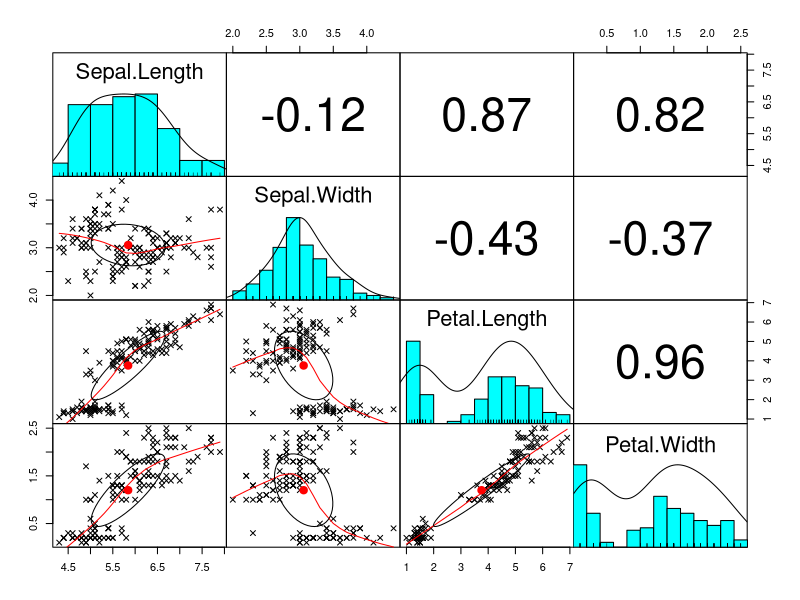
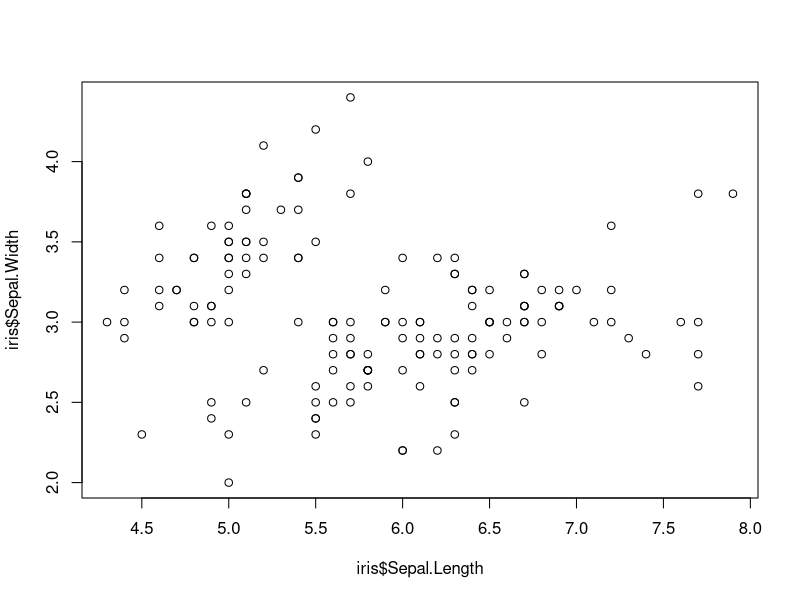
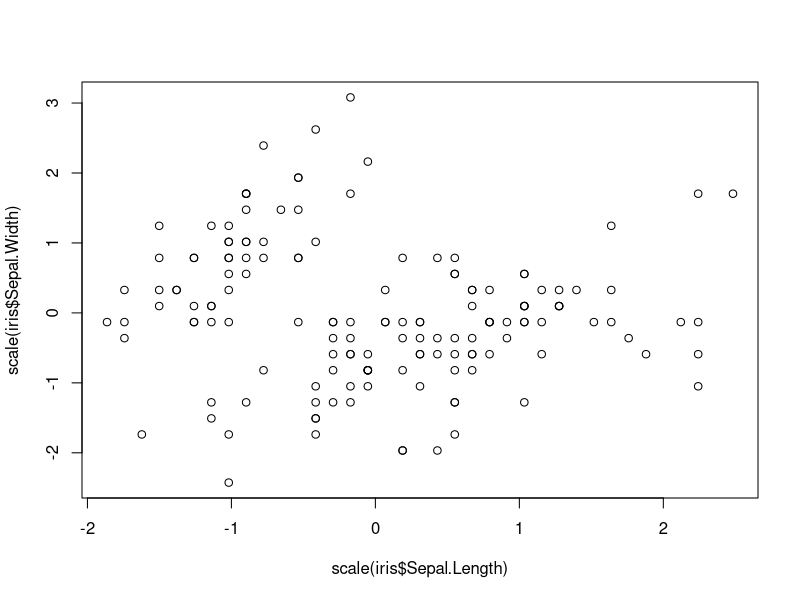
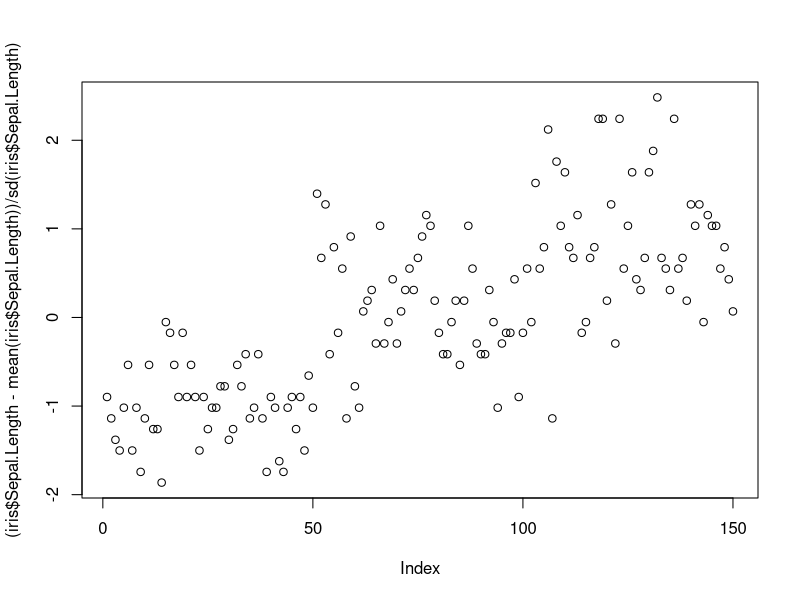
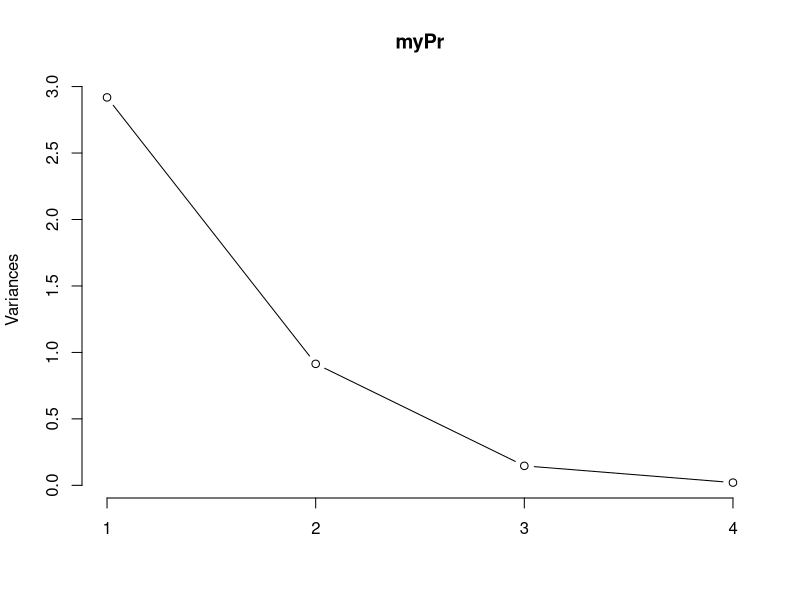
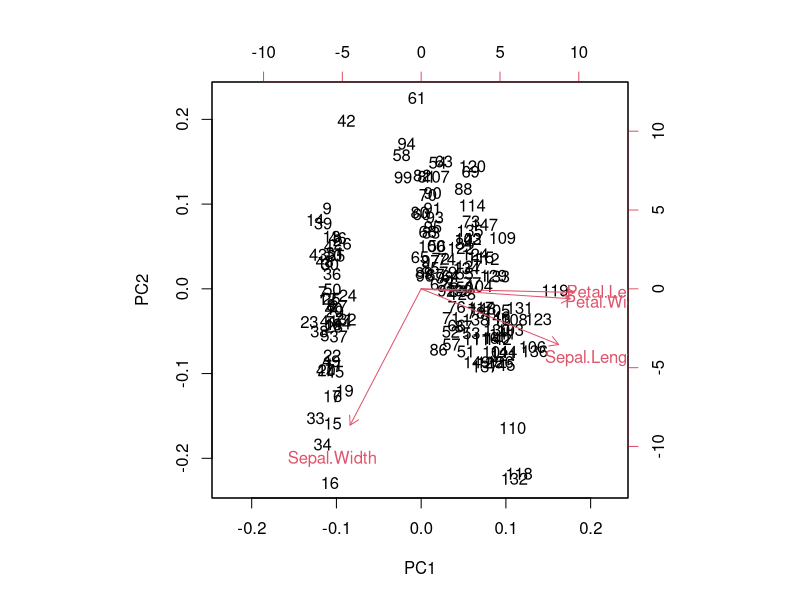
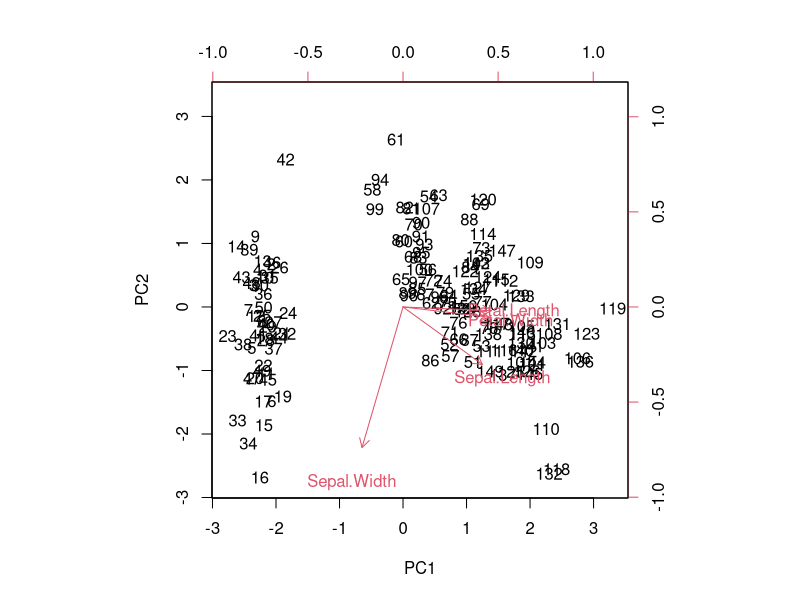
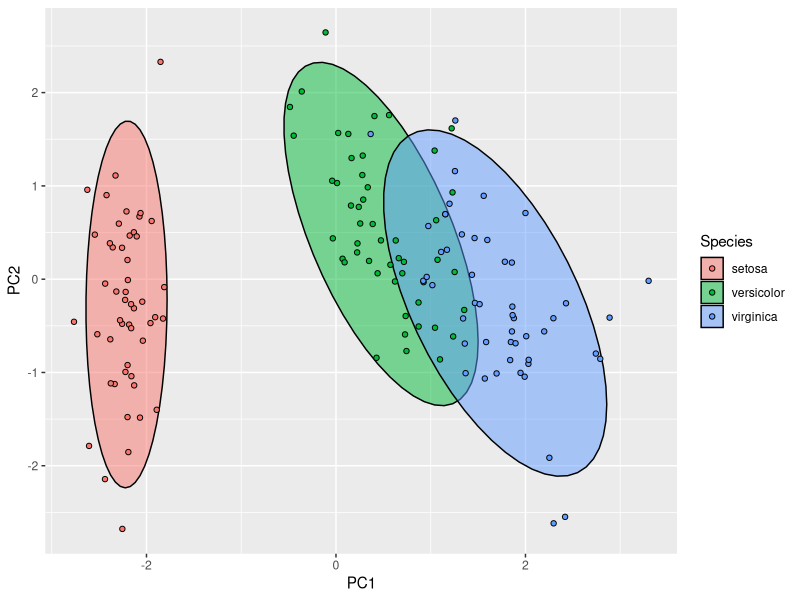

These figures' R source, in order:
library(ggplot2)
library(dplyr)
library(psych)

data(iris)
head(iris)

?prcomp

pairs.panels(iris[,-5], 
             gap=0,
             bg=c("red","yellow","blue")[iris$Species],
             pch=4)

myPr <- prcomp(iris[, -5])
myPr <- prcomp(iris[, -5], scale = TRUE)
plot(iris$Sepal.Length, iris$Sepal.Width)
plot(scale(iris$Sepal.Length), scale(iris$Sepal.Width))
plot((iris$Sepal.Length - mean(iris$Sepal.Length)) / sd(iris$Sepal.Length))
myPr
summary(myPr)
plot(myPr, type = "l")
biplot(myPr)
biplot(myPr, scale = 0)
str(myPr)
myPr$x
iris2 <- cbind(iris, myPr$x)
library(ggplot2)

ggplot(iris2, aes(PC1, PC2, col = Species, fill = Species)) +
  stat_ellipse(geom = "polygon", col = "black", alpha = 0.5) +
  geom_point(shape = 21, col = "black")

cor(iris[, -5], iris2[, 6:9])
